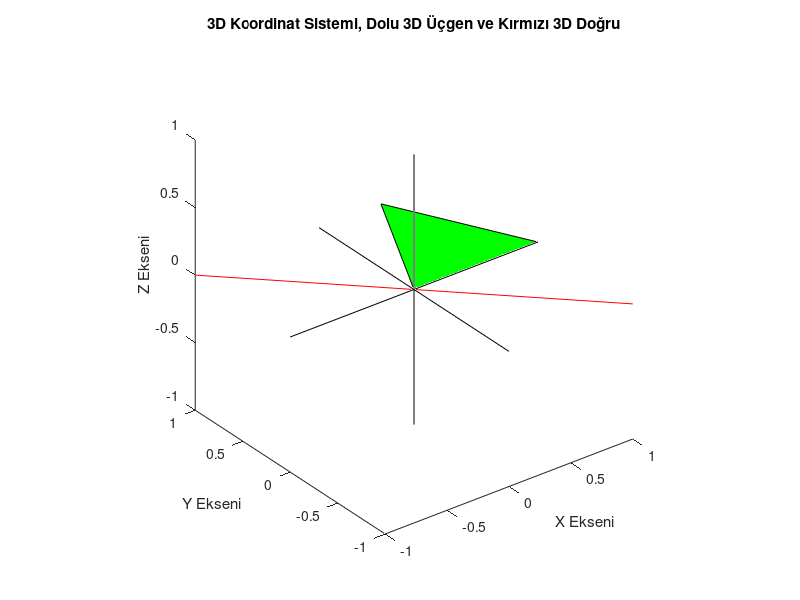

The MATLAB source for this figure:
% Yeni bir 3D grafik penceresi açın
figure;
grid on;
view(3); % 3D görünümü etkinleştir

% Koordinat sistemi çizimi
plot3([0, 0], [0, 0], [-1, 1], 'k'); % Z ekseni
hold on;
plot3([0, 0], [-1, 1], [0, 0], 'k'); % Y ekseni
plot3([-1, 1], [0, 0], [0, 0], 'k'); % X ekseni

% 3D üçgenin köşe noktalarını belirleyin
x_triangle = [0, 0.5, 1];
y_triangle = [0, 1, 0];
z_triangle = [0, 0, 0];

% 3D üçgeni çizdirin
fill3(x_triangle, y_triangle, z_triangle, 'g'); % Dolu 3D üçgen

% 3D doğru çizimi
x_line = [-1, 1];
y_line = [1, -1];
z_line = [0, 0];
plot3(x_line, y_line, z_line, 'r'); % Kırmızı renkte 3D doğru

axis equal; % Eşit oranlı bir ekseni etkinleştir
title('3D Koordinat Sistemi, Dolu 3D Üçgen ve Kırmızı 3D Doğru');
xlabel('X Ekseni');
ylabel('Y Ekseni');
zlabel('Z Ekseni');
